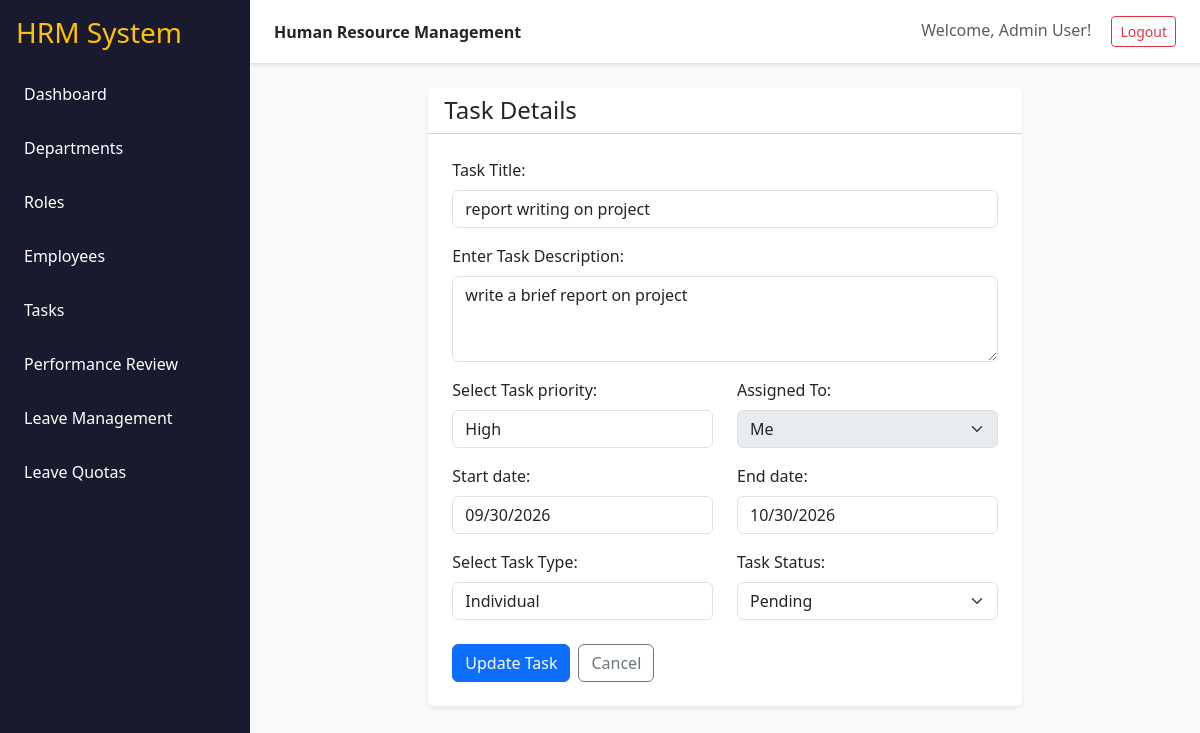
Page /tasks/2/edit (signed in) on the committed database.
### tables this page shows
CREATE TABLE task (
            task_id INTEGER PRIMARY KEY AUTOINCREMENT,
            task_title VARCHAR(100) NOT NULL,
            task_description VARCHAR(300),
            task_priority VARCHAR(200),
            start_date DATE,
            end_date DATE,
            task_type VARCHAR(50),
            created_at DATETIME NOT NULL,
            updated_at DATETIME NOT NULL
        );

CREATE TABLE task_assignment (
            assignment_id INTEGER PRIMARY KEY AUTOINCREMENT,
            task_id INTEGER NOT NULL,
            employee_id INTEGER NOT NULL,
            assigned_by INTEGER NOT NULL,
            assigned_date DATETIME NOT NULL,
            status VARCHAR(200) DEFAULT 'Pending',
            completed_at DATETIME,
            FOREIGN KEY (task_id) REFERENCES task (task_id),
            FOREIGN KEY (employee_id) REFERENCES user (employee_id),
            FOREIGN KEY (assigned_by) REFERENCES user (employee_id)
        );

### app.py (the view, shortened to what this page needs)
@app.route("/tasks/<int:task_id>/edit", methods=["GET", "POST"])
@login_required
def edit_task(task_id):
    conn = get_db()
    current_user_id = session.get("employee_id")
    task_row = conn.execute("""
        SELECT t.*, ta.employee_id, ta.assignment_id, ta.status
        FROM task t
        JOIN task_assignment ta ON t.task_id = ta.task_id
        WHERE t.task_id = ?
    """, (task_id,)).fetchone()
    if not task_row:
        conn.close()
        flash("Task not found.", "danger")
        return redirect(url_for("tasks"))
    direct_reports = conn.execute(
        "SELECT employee_id, first_name, last_name FROM user WHERE reporting_manager_id = ?",
        (current_user_id,)
    ).fetchall()
    conn.close()
    return render_template("task_form.html", task=task_row, reports=direct_reports)

### app.py (called while the page is built)
def login_required(f):
    @wraps(f)
    def decorated_function(*args, **kwargs):
        if 'employee_id' not in session:
            return redirect(url_for('login'))
        return f(*args, **kwargs)
    return decorated_function

def get_db():
    conn = sqlite3.connect(DB_NAME)
    conn.row_factory = sqlite3.Row
    return conn

### templates/task_form.html (shortened to what this page needs)
{% extends "base.html" %}
{% block content %}
<div class="row justify-content-center">
    <div class="col-md-8">
        <div class="card shadow-sm">
            <div class="card-header bg-white">
                <h4 class="mb-0">{% if task %}Task Details{% else %}Task Creation{% endif %}</h4>
            </div>
            <div class="card-body p-4">
                <form method="post">
                    {% set is_assignee_only = task and session.get('employee_id') != task.assigned_by %}
                    <div class="mb-3">
                        <label class="form-label">Task Title:</label>
                        <input type="text" class="form-control" name="task_title" value="{{ task.task_title if task else '' }}" required {% if is_assignee_only %}readonly{% endif %}>
                    </div>
                    <div class="mb-3">
                        <label class="form-label">Enter Task Description:</label>
                        <textarea class="form-control" name="task_description" rows="3" {% if is_assignee_only %}readonly{% endif %}>{{ task.task_description if task else '' }}</textarea>
                    </div>
                    <div class="row mb-3">
                        <div class="col-md-6">
                            <label class="form-label">Select Task priority:</label>
                            {% if is_assignee_only %}
                                <input type="text" class="form-control" value="{{ task.task_priority }}" readonly>
                            {% endif %}
                        </div>
                        <div class="col-md-6">
                            <label class="form-label">Assigned To:</label>
                            {% if is_assignee_only %}
                                <select class="form-select" disabled>
                                    <option>Me</option>
                                </select>
                            {% endif %}
                        </div>
                    </div>
                    <div class="row mb-3">
                        <div class="col-md-6">
                            <label class="form-label">Start date:</label>
                            <input type="date" class="form-control" name="start_date" value="{{ task.start_date if task else '' }}" {% if is_assignee_only %}readonly{% endif %}>
                        </div>
                        <div class="col-md-6">
                            <label class="form-label">End date:</label>
                            <input type="date" class="form-control" name="end_date" value="{{ task.end_date if task else '' }}" {% if is_assignee_only %}readonly{% endif %}>
                        </div>
                    </div>
                    <div class="row mb-4">
                        <div class="col-md-6">
                            <label class="form-label">Select Task Type:</label>
                            {% if is_assignee_only %}
                                <input type="text" class="form-control" value="{{ task.task_type }}" readonly>
                            {% else %}
                                <select name="task_type" class="form-select">
                                    <option value="Individual" {% if task and task.task_type == 'Individual' %}selected{% endif %}>Individual</option>
                                    <option value="Team" {% if task and task.task_type == 'Team' %}selected{% endif %}>Team</option>
                                </select>
                            {% endif %}
                        </div>
                        {% if task %}
                        <div class="col-md-6">
                            <label class="form-label">Task Status:</label>
                            <select name="status" class="form-select">
                                <option value="Pending" {% if task.status == 'Pending' %}selected{% endif %}>Pending</option>
                            </select>
                        </div>
                        {% endif %}
                    </div>
                    <div class="d-flex gap-2">
                        <button type="submit" class="btn btn-primary">
                            {% if task %}Update Task{% else %}Create Task{% endif %}
                        </button>
                        <a href="{{ url_for('tasks') }}" class="btn btn-outline-secondary">Cancel</a>
                    </div>
                </form>
            </div>
        </div>
    </div>
</div>
{% endblock %}

### static/css/style.css (style rules this page uses)
body { background: #f6f8fb; }
.card { border: 0; }

### rows in the picture
task: task_title "report writing on project", task_description "write a brief report on project", task_priority "High", start_date "09/30/2026", end_date "10/30/2026", task_type "Individual"
task_assignment: status "Pending"

### other values in the picture
{{ session.get('name', 'User') }} "Admin User"
